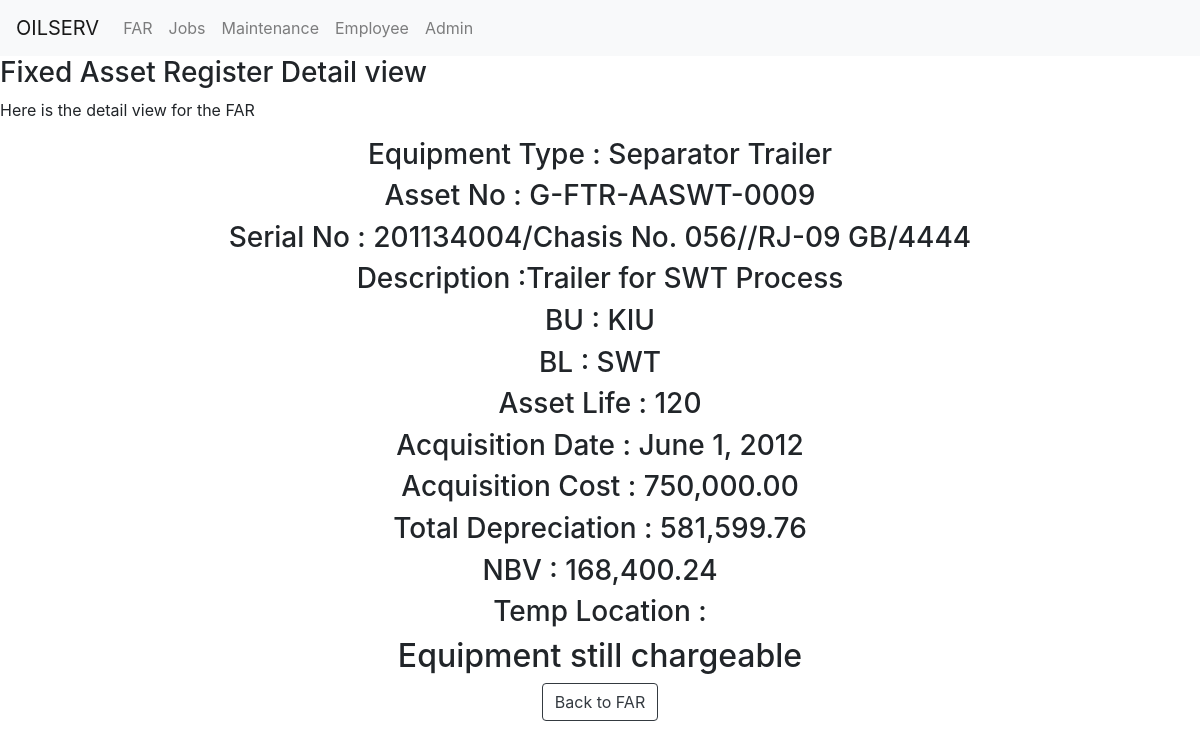
The page /FAR/far/2 on the database as committed earlier.
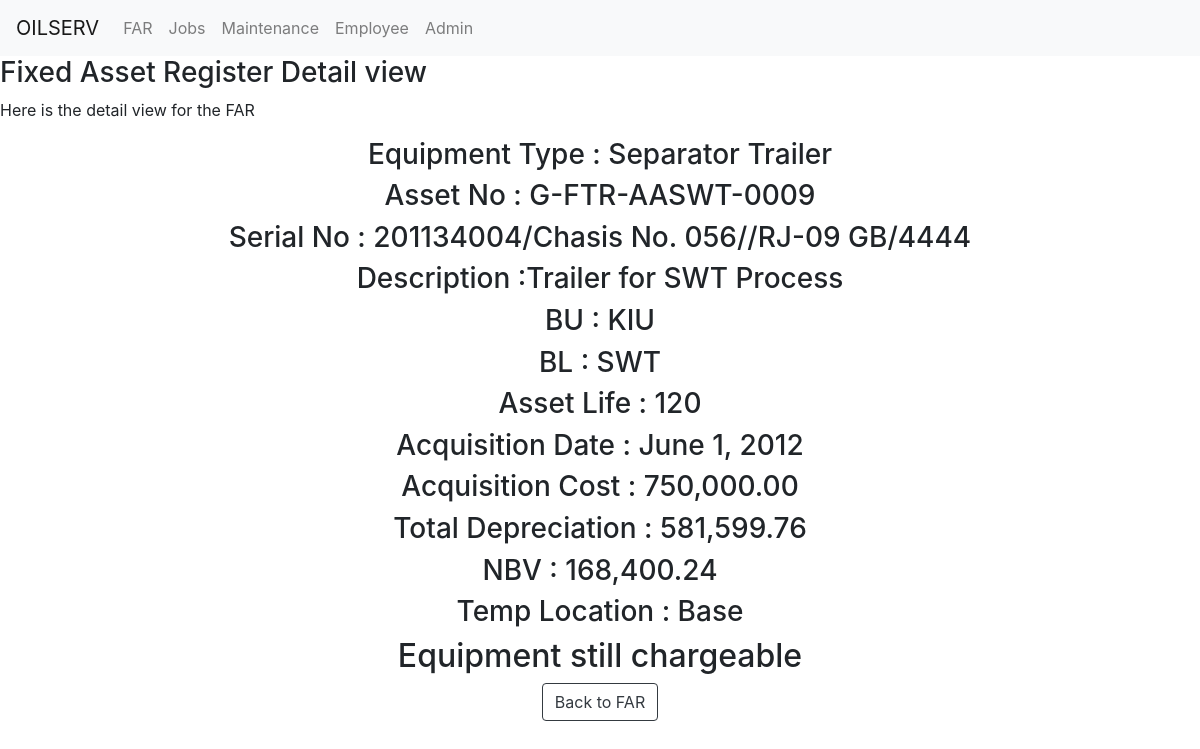
The same page on the database as committed later.
### FAR/models.py (models this page shows, shortened)
class FAR_DB(models.Model):
    asset_num = models.CharField(max_length=200,unique=True, blank=False)
    serial_num = models.CharField(max_length=200,unique=True,blank=True)
    description = models.CharField(max_length=800, null=True,blank=True)
    BU = models.CharField(max_length=4,null=True,blank=True)
    BL = models.CharField(max_length=4,null=True,blank=True)
    asset_life = models.IntegerField(null=True,blank=True)
    acquisition_cost  = models.DecimalField(max_digits=10, decimal_places=2,null=True,blank=True)
    tot_dep_value  = models.DecimalField(max_digits=10, decimal_places=2,null=True,blank=True)
    nbv  = models.DecimalField(max_digits=10, decimal_places=2,null=True,blank=True)
    acquisition_date  = models.DateField(null=True,blank=True)
    equ_type = models.CharField(max_length=200,null=True,blank=True)
    temp_location = models.CharField(max_length=200, blank=True,null=True)
    class Meta:
        ordering = ['equ_type']

### FAR/views.py (the view)
# urls.py: path('far/<int:pk>', views.FarDetailView.as_view(), name='far_detail'),
class FarDetailView(DetailView):
    template_name = 'FAR/far_detail.html'
    queryset = models.FAR_DB.objects.all()
    context_object_name = 'far_detail'

### FAR/templates/FAR/far_detail.html
{% extends 'base.html' %}
{% load humanize %}
{% block body_block %}
<h3>Fixed Asset Register Detail view</h3>
<p>Here is the detail view for the FAR </p>
<div class=conainer align='middle'>
  <h3>Equipment Type  : {{ far_detail.equ_type }}</h3>
  <h3>Asset No : {{ far_detail.asset_num	}}</h3>
  <h3>Serial No :  {{ far_detail.serial_num	}}</h3>
  <h3>Description :{{ far_detail.description	}}</h3>
  <h3>BU  : {{ far_detail.BU	}}</h3>
  <h3>BL  :  {{ far_detail.BL	}}</h3>
  <h3>Asset Life  : {{ far_detail.asset_life	}}</h3>
  <h3>Acquisition Date  : {{ far_detail.acquisition_date	}}</h3>
  <h3>Acquisition Cost  :   {{ far_detail.acquisition_cost|intcomma}}</h3>
  <h3>Total Depreciation  :   {{ far_detail.tot_dep_value|intcomma}}</h3>
  <h3>NBV  :   {{ far_detail.nbv|intcomma}}</h3>
  <h3>Temp Location  : {{ far_detail.temp_location }}</h3>
  {% if far_detail.nbv >= 100.00  %}
  <h2 color='red'>Equipment still chargeable</h2>
  {% else  %}
  <h2 color='blue'>Equipment fully depreciated</h2>
  {% endif  %}
  <a class="btn btn-outline-dark" href="{% url 'far' %}">Back to FAR</a>
</div>
{% endblock %}

Rows that differ between the two databases and show on the page:
changed FAR_DB "Separator Trailer": temp_location (not shown) → "Base"
